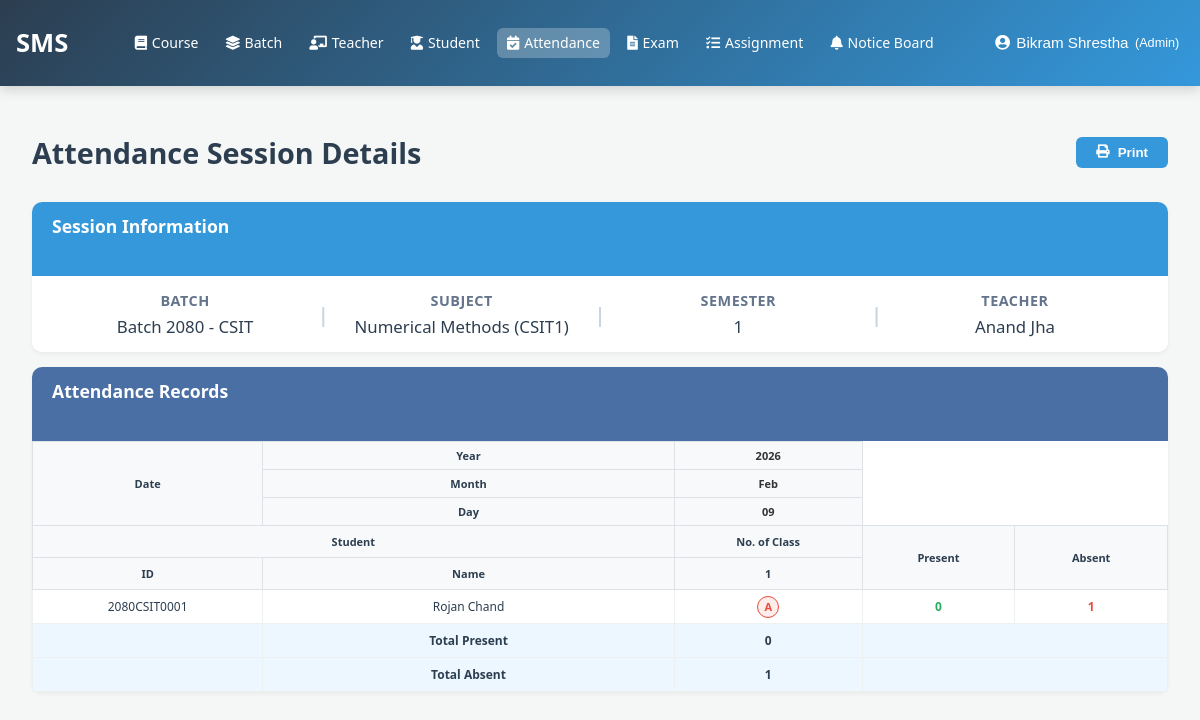
/attendance/report/datewise/11/ (signed in), run on an earlier commit of the app's database.
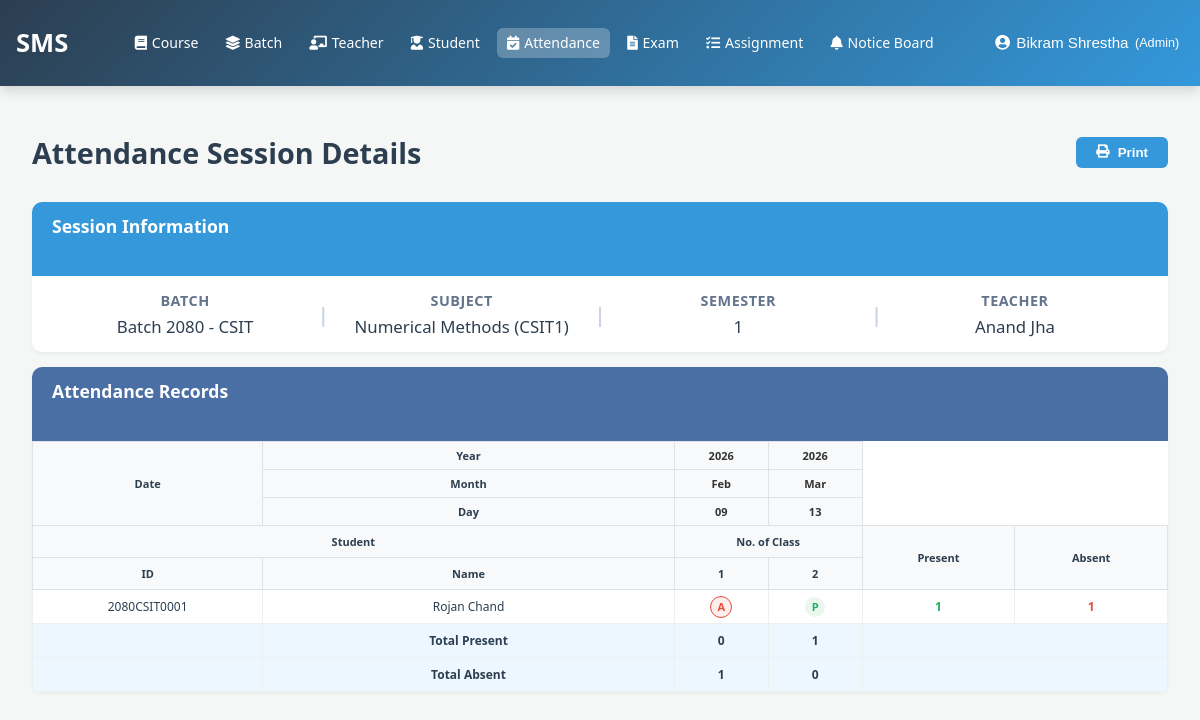
And on a later commit of the database.
### accounts/models.py (models this page shows, shortened)
class StudentProfile(models.Model):
    user = models.OneToOneField(
        User,
        on_delete=models.CASCADE,
        related_name='student_profile',
        verbose_name="User Account"
    )
    student_id = models.CharField(
        max_length=20,
        unique=True,
        verbose_name="Student ID",
        validators=[id_validator],
        help_text="Enter student ID"
    )
    middle_name = models.CharField(
        max_length=50,
        blank=True,
        verbose_name="Middle Name",
        validators=[name_validator, validate_no_numbers],
        help_text="Enter middle name without numbers"
    )
    date_of_birth = models.DateField(
        null=True,
        blank=True,
        verbose_name="Date of Birth",
        help_text="Select date of birth"
    )
    gender = models.CharField(
        max_length=10,
        choices=[
            ('Male', 'Male'),
            ('Female', 'Female'),
            ('Other', 'Other'),
        ],
        blank=True,
        verbose_name="Gender",
        help_text="Select gender"
    )
    nationality = models.CharField(
        max_length=50,
        blank=True,
        default='Nepali',
        verbose_name="Nationality",
        help_text="Enter nationality"
    )
    grade = models.CharField(
        max_length=10,
        blank=True,
        verbose_name="Grade",
        help_text="Enter grade/class"
    )
    section = models.CharField(
        max_length=10,
        blank=True,
        verbose_name="Section",
        help_text="Enter section"
    )
    emergency_contact = models.CharField(
        max_length=20,
        blank=True,
        verbose_name="Emergency Contact",
        validators=[phone_validator, validate_no_letters_in_phone],
        help_text="Enter emergency contact number"
    )
    address = models.TextField(
        blank=True,
        verbose_name="Address",
        help_text="Enter student's address"
    )
    photo = models.ImageField(
        upload_to='students/photos/',
        null=True,
        blank=True,
        verbose_name="Student Photo",
        help_text="Upload student photo"
    )
    batch = models.ForeignKey(
        Batch,
        on_delete=models.SET_NULL,
        null=True,
        blank=True,
        related_name='students',
        verbose_name="Batch"
    )
    enrolled_courses = models.ManyToManyField(
        'courses.Course',
        through='StudentCourseEnrollment',
        related_name='enrolled_students',
        blank=True,
        verbose_name="Enrolled Courses"
    )
    class Meta:
        verbose_name = "Student Profile"
        verbose_name_plural = "Student Profiles"

class User(AbstractUser):
    ROLE_CHOICES = (
        ('admin', 'Admin'),
        ('teacher', 'Teacher'),
        ('student', 'Student'),
        ('guardian', 'Guardian'),
    )
    username = None
    email = models.EmailField(
        unique=True,
        validators=[email_validator],
        verbose_name="Email ID",
        help_text="Enter a valid email address"
    )
    role = models.CharField(
        max_length=20,
        choices=ROLE_CHOICES,
        default='student',
        verbose_name="User Role"
    )
    is_verified = models.BooleanField(default=False, verbose_name="Email Verified")
    created_by = models.ForeignKey(
        'self',
        on_delete=models.SET_NULL,
        null=True,
        blank=True,
        related_name='created_users',
        verbose_name="Created By"
    )
    date_created = models.DateTimeField(auto_now_add=True, verbose_name="Account Created")
    first_name = models.CharField(
        max_length=30,
        validators=[name_validator, validate_no_numbers],
        verbose_name="First Name",
        help_text="Enter first name without numbers"
    )
    last_name = models.CharField(
        max_length=30,
        validators=[name_validator, validate_no_numbers],
        verbose_name="Last Name",
        help_text="Enter last name without numbers"
    )
    phone_number = models.CharField(
        validators=[phone_validator, validate_no_letters_in_phone],
        max_length=17,
        blank=True,
        verbose_name="Phone Number",
        help_text="Enter phone number (9-15 digits, optional +)"
    )
    USERNAME_FIELD = 'email'
    REQUIRED_FIELDS = ['first_name', 'last_name']
    objects = CustomUserManager()
    class Meta:
        verbose_name = "User"
        verbose_name_plural = "Users"
        ordering = ['-date_created']

### attendance/models.py (models this page shows, shortened)
class AttendanceRecord(models.Model):
    STATUS_CHOICES = (
        ('present', 'Present'),
        ('absent', 'Absent'),
        ('excused', 'Excused'),
        ('half_day', 'Half Day'),
    )
    session = models.ForeignKey(
        AttendanceSession,
        on_delete=models.CASCADE,
        related_name='attendance_records',
        verbose_name="Attendance Session"
    )
    student = models.ForeignKey(
        'accounts.StudentProfile',
        on_delete=models.CASCADE,
        related_name='attendance_records',
        verbose_name="Student"
    )
    date = models.DateField(
        verbose_name="Attendance Date",
        default=timezone.now,
        help_text="Date on which attendance was recorded"
    )
    status = models.CharField(
        max_length=20,
        choices=STATUS_CHOICES,
        default='absent',
        verbose_name="Status"
    )
    check_in_time = models.TimeField(null=True, blank=True)
    remarks = models.CharField(max_length=255, blank=True, null=True)
    recorded_by = models.ForeignKey(
        'accounts.User',
        on_delete=models.SET_NULL,
        null=True,
        related_name='recorded_attendances'
    )
    created_at = models.DateTimeField(auto_now_add=True)
    updated_at = models.DateTimeField(auto_now=True)
    class Meta:
        verbose_name = "Attendance Record"
        verbose_name_plural = "Attendance Records"
        unique_together = ['session', 'student', 'date']
        ordering = ['-date', 'student__student_id']
        indexes = [
            models.Index(fields=['date', 'student']),
            models.Index(fields=['date', 'session']),
        ]

### attendance/views.py (the view)
# urls.py: path('report/datewise/<int:session_id>/', views.datewise_attendance_report, name='datewise_attendance_report'),
@login_required
def datewise_attendance_report(request, session_id):
    session = get_object_or_404(AttendanceSession, id=session_id)
    if not (request.user.is_staff or session.teacher == request.user):
        return HttpResponseForbidden("Access Denied")
    records = AttendanceRecord.objects.filter(
        session=session
    ).select_related('student__user').order_by('date', 'student__student_id')
    all_dates = sorted(set(r.date for r in records))
    all_students = StudentProfile.objects.filter(
        batch=session.batch,
        user__is_active=True
    ).select_related('user')
    if session.course:
        all_students = all_students.filter(enrolled_courses=session.course)
    all_students = all_students.order_by('student_id')
    attendance_matrix = []
    daily_present_counts = {date: 0 for date in all_dates}
    daily_absent_counts = {date: 0 for date in all_dates}
    records_lookup = {}
    for record in records:
        if record.date not in records_lookup:
            records_lookup[record.date] = {}
        records_lookup[record.date][record.student_id] = record
    for student in all_students:
        attendance_status = []
        present_count = 0
        absent_count = 0
        for date in all_dates:
            if date in records_lookup and student.id in records_lookup[date]:
                record = records_lookup[date][student.id]
                status = record.status
                attendance_status.append(status)
                if status == 'present':
                    present_count += 1
                    daily_present_counts[date] += 1
                else:
                    absent_count += 1
                    daily_absent_counts[date] += 1
            else:
                attendance_status.append(None)
        attendance_matrix.append({
            'student': student,
            'attendance_status': attendance_status,
            'present_count': present_count,
            'absent_count': absent_count
        })
    daily_present_list = [daily_present_counts[date] for date in all_dates]
    daily_absent_list = [daily_absent_counts[date] for date in all_dates]
    context = {
        'session': session,
        'attendance_matrix': attendance_matrix,
        'dates': all_dates,
        'daily_present_counts': daily_present_list,
        'daily_absent_counts': daily_absent_list,
    }
    return render(request, 'attendance/admin/datewise_attendance_report.html', context)

### templates/attendance/admin/datewise_attendance_report.html (shortened to what the changed rows need)
{% extends 'base.html' %}
{% block content %}
<div class="attendance-session-header d-flex justify-content-between align-items-center mb-4">
  <h2 class="attendance-session-title">Attendance Session Details</h2>
</div>
<div class="card attendance-table-card print-attendance-table">
  <div class="card-body p-0">
    {% if attendance_matrix %}
    <div class="table-responsive">
      <table class="table table-bordered table-sm attendance-table mb-0">
        <colgroup>
        </colgroup>
        <thead>
          <tr>
            <th rowspan="3" class="date-header">Date</th>
            <th class="year-header">Year</th>
            {% for date in dates %}<th class="year-cell">{{ date|date:"Y" }}</th>{% endfor %}
          </tr>
          <tr>
            <th class="month-header">Month</th>
            {% for date in dates %}<th class="month-cell">{{ date|date:"M" }}</th>{% endfor %}
          </tr>
          <tr>
            <th class="day-header">Day</th>
            {% for date in dates %}<th class="day-cell">{{ date|date:"d" }}</th>{% endfor %}
          </tr>
          <tr>
            <th colspan="2">Student</th>
            <th colspan="{{ dates|length }}">No. of Class</th>
            <th rowspan="2">Present</th>
            <th rowspan="2">Absent</th>
          </tr>
          <tr>
            <th class="student-id-header">ID</th>
            <th class="student-name-header">Name</th>
            {% for date in dates %}
            <th class="class-number">{{ forloop.counter }}</th>
            {% endfor %}
          </tr>
        </thead>
        <tbody>
          {% for student_data in attendance_matrix %}
          <tr>
            <td class="student-id">{{ student_data.student.student_id }}</td>
            <td class="student-name">{{ student_data.student.user.get_full_name }}</td>
            {% for status in student_data.attendance_status %}
            <td class="attendance-cell">
              {% if status == 'present' %}
                <span class="present-mark">P</span>
              {% elif status == 'absent' %}
                <span class="absent-mark">A</span>
              {% else %}
                <span class="no-attendance">-</span>
              {% endif %}
            </td>
            {% endfor %}
            <td class="present-count">{{ student_data.present_count }}</td>
            <td class="absent-count">{{ student_data.absent_count }}</td>
          </tr>
          {% endfor %}
          <tr class="table-primary fw-bold">
            <td></td>
            <td class="text-end">Total Present</td>
            {% for count in daily_present_counts %}
            <td>{{ count }}</td>
            {% endfor %}
            <td colspan="2"></td>
          </tr>
          <tr class="table-primary fw-bold">
            <td></td>
            <td class="text-end">Total Absent</td>
            {% for count in daily_absent_counts %}
            <td>{{ count }}</td>
            {% endfor %}
            <td colspan="2"></td>
          </tr>
        </tbody>
      </table>
    </div>
    {% else %}
    <div class="text-center py-5 text-muted">
      No attendance records found.
    </div>
    {% endif %}
  </div>
</div>
{% endblock %}

What changed in the data, as far as the page shows it:
added AttendanceRecord: dates "2026", dates "Mar", dates "13"
computed for StudentProfile "2080CSIT0001": present_count "0" → "1"
Also different on the page:
new list line: "2"
new list line: "P"
new list line: "1"
new list line: "0"
